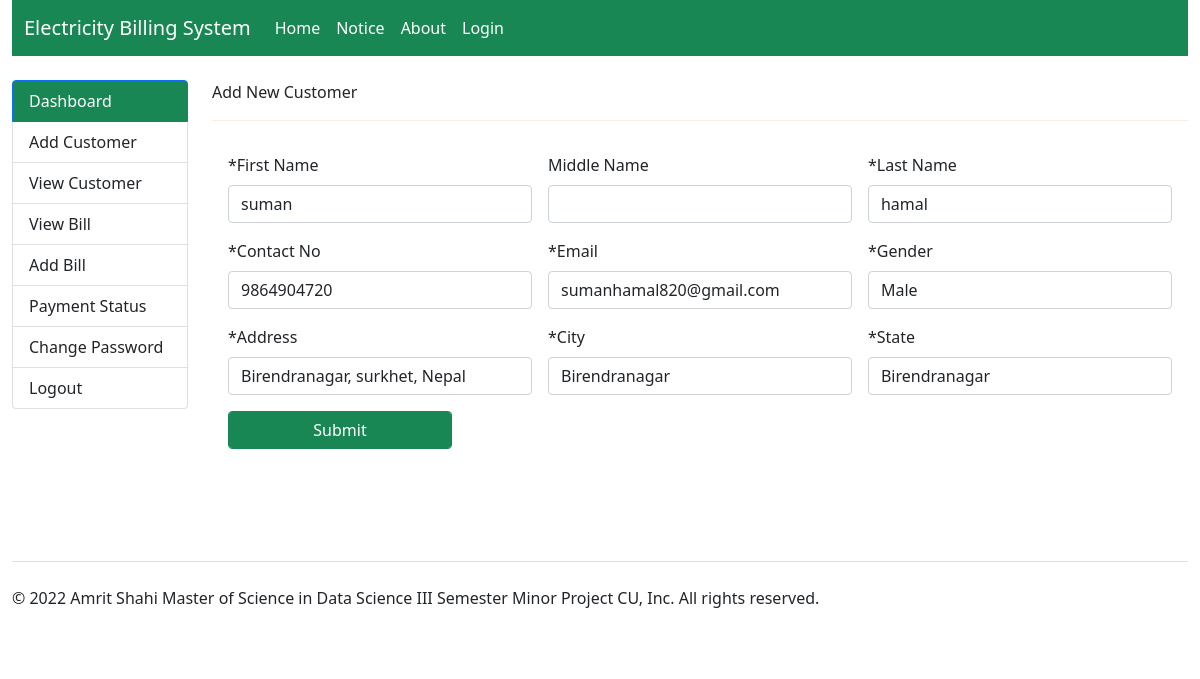
Screenshot of /viewCustomer/update/9 with the database file from the repository.
### child_001/models.py (models this page shows, shortened)
class addCustomerModel(models.Model):
    userid = models.CharField(max_length=50, blank=True, null=True)
    firstname = models.CharField(max_length=50, blank=True, null=True)
    middlename = models.CharField(max_length=50, blank=True, null=True)
    lastname = models.CharField(max_length=50, blank=True, null=True)
    contact = models.CharField(max_length=50, blank=True, null=True)
    email = models.EmailField(max_length=50, blank=True, null=True)
    gender = models.CharField(max_length=50, blank=True, null=True)
    address = models.CharField(max_length=50, blank=True, null=True)
    city = models.CharField(max_length=50, blank=True, null=True)
    state = models.CharField(max_length=50, blank=True, null=True)

### child_001/views.py (the view, shortened to what this page needs)
# urls.py: path('viewCustomer/update/<int:pk>', views.viewUpdate, name='update'),
def viewUpdate(request, pk):
    data = addCustomerModel.objects.filter(id=pk)
    return render(request, 'updateCustomer.html', {'data': data})

### child_001/templates/updateCustomer.html (shortened to what this page needs)
{% extends 'base.html' %}
{% load static %}
{% block content %}
{% include 'navbar.html' %}
<br>
<div class="row">
    <div class="col-2">
      <div class="list-group" id="list-tab" role="tablist">
        <a class="list-group-item list-group-item-action active bg-success" id="list-home-list" data-toggle="list" href="/dashboard" role="tab" aria-controls="home">Dashboard</a>
        <a class="list-group-item list-group-item-action" id="list-profile-list" data-toggle="list" href="/add" role="tab" aria-controls="profile">Add Customer</a>
        <a class="list-group-item list-group-item-action" id="list-profile-list" data-toggle="list" href="/viewCustomer" role="tab" aria-controls="profile">View Customer</a>
        <a class="list-group-item list-group-item-action" id="list-messages-list" data-toggle="list" href="/bill" role="tab" aria-controls="messages">View Bill</a>
        <a class="list-group-item list-group-item-action" id="list-messages-list" data-toggle="list" href="addconnection" role="tab" aria-controls="messages"> Add Bill</a>
        <a class="list-group-item list-group-item-action" id="list-settings-list" data-toggle="list" href="/payment" role="tab" aria-controls="settings">Payment Status</a>
        <a class="list-group-item list-group-item-action" id="list-settings-list" data-toggle="list" href="#list-settings" role="tab" aria-controls="settings">Change Password</a>
        <a class="list-group-item list-group-item-action" id="list-settings-list" data-toggle="list" href="#list-settings" role="tab" aria-controls="settings">Logout</a>
      </div>
    </div>
    <div class="col-10">
      Add New Customer
      <hr style="color: burlywood;">
      <form class="row g-3 p-3" method="POST" enctype="multipart/form-data">
        {% for i in data %}
         <div class="col-md-4">
             <label for="validationDefault01" class="form-label">*First Name</label>
             <input type="text" class="form-control" id="validationDefault01" name="firstname" value="{{i.firstname}}" required>
           </div>
           <div class="col-md-4">
             <label for="validationDefault02" class="form-label">Middle Name</label>
             <input type="text" class="form-control" id="validationDefault02" name="middlename" value="{{i.middlename}}">
           </div>
           <div class="col-md-4">
            <label for="validationDefault02" class="form-label">*Last Name</label>
            <input type="text" class="form-control" id="validationDefault02" name="lastname" value={{i.lastname}} required>
          </div>
          <div class="col-md-4">
            <label for="validationDefault02" class="form-label">*Contact No</label>
            <input type="number" class="form-control" id="validationDefault02" name="contact" value="{{i.contact}}" required>
          </div>
          <div class="col-md-4">
            <label for="validationDefault02" class="form-label">*Email</label>
            <input type="text" class="form-control" id="validationDefault02" name="email" value="{{i.email}}" required>
          </div>
          <div class="col-md-4">
            <label for="inputState" class="form-label">*Gender</label>
            <input type="text" class="form-control" id="validationDefault02" name="gender" value="{{i.gender}}" required>
          </div>
          <div class="col-md-4">
            <label for="validationDefault02" class="form-label">*Address</label>
            <input type="address" class="form-control" id="validationDefault02" name="address" value="{{i.address}}" required>
          </div>
          <div class="col-md-4">
            <label for="validationDefault02" class="form-label">*City</label>
            <input type="address" class="form-control" id="validationDefault02" name="city" value="{{i.city}}" required>
          </div>
          <div class="col-md-4">
            <label for="validationDefault02" class="form-label">*State</label>
            <input type="address" class="form-control" id="validationDefault02" name="state" value="{{i.city}}" required>
          </div>
          <div class="col-lg-3">
            <input type="submit" class="form-control btn-success" id="validationDefault02" >
          </div>
          {% endfor %}
       </form>
    </div>
  </div>
<br>
<br>
<br>
{% include 'footer.html' %}
{% endblock %}

### rows the page displays
addCustomerModel: firstname "suman", lastname "hamal", contact "9864904720", email "sumanhamal820@gmail.com", gender "Male", address "Birendranagar, surkhet, Nepal", city "Birendranagar", state "Birendranagar"
